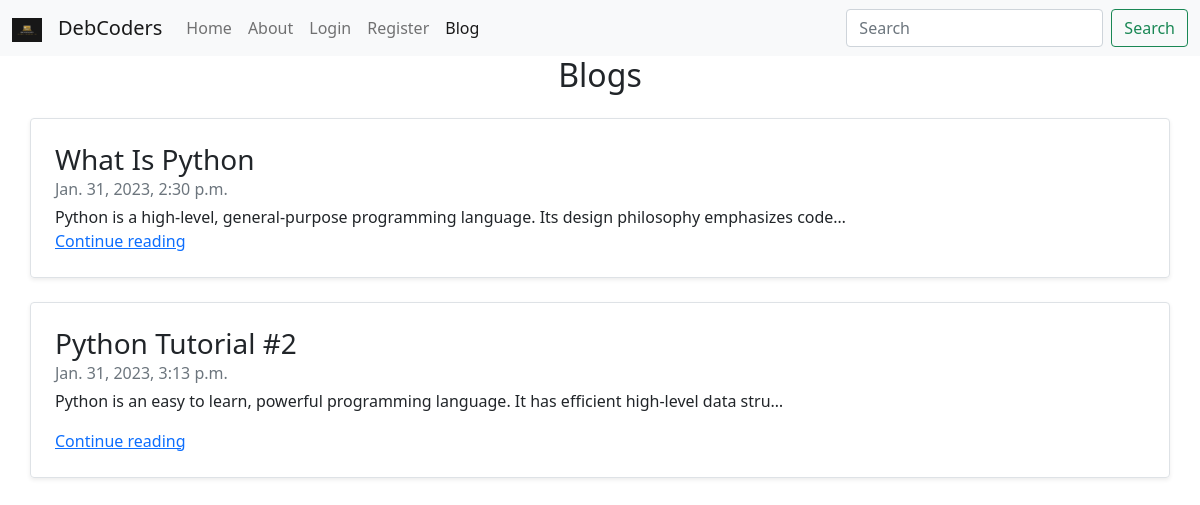
Page /blog on the committed database.
### home/models.py (models this page shows, shortened)
class Post(models.Model):
    sno = models.AutoField(primary_key=True)
    title = models.CharField(max_length=255)
    content = models.TextField()
    timeStampt = models.DateTimeField(blank=True)

### home/views.py (the view)
# urls.py: path('blog', views.blog, name='blog'),
def blog(request):
    allPosts = Post.objects.all()
    context = {'allPosts' : allPosts}
    return render(request, 'blog.html', context)

### templates/blog.html (shortened to what this page needs)
{% extends 'base.html' %}
{% block blog_active %} active {% endblock %}
{% block content %}
<div class="container-fluid">
    <h2 class="text-center">Blogs</h2>
    {% for post in allPosts %}
    <div class="container my-3">
        <div
            class="row no-gutters border rounded overflow-hidden flex-md-row mb-4 shadow-sm h-md-250 my-4 position-relative">
            <div class="col p-4 d-flex flex-column position-static">
                <h3 class="mb-0">{{post.title}}</h3>
                <div class="mb-1 text-muted">{{post.timeStampt}}</div>
                <p class="card-text mb-auto">{{post.content | truncatechars:100 | safe}}</p>
                <a href="/blogPost/{{post.sno}}" class="stretched-link">Continue reading</a>
            </div>
        </div>
    </div>
    {% endfor %}
</div>
{% endblock %}

### templates/base.html (shortened to what this page needs)
<!doctype html>
<html lang="en">
<head>
    {% load static %}
    <link href="https://cdn.jsdelivr.net/npm/bootstrap@5.0.2/dist/css/bootstrap.min.css" rel="stylesheet"
>
    <link rel="stylesheet" href="https://cdnjs.cloudflare.com/ajax/libs/font-awesome/6.2.1/css/all.min.css" />
</head>
<body>
    <nav class="navbar navbar-expand-lg navbar-light bg-light">
        <div class="container-fluid">
            <a href="/" class="navbar-brand" href="#">
                <img src="{% static 'HCoders.png' %}" alt="" width="30" height="24">
            </a>
            <a class="navbar-brand" href="/">DebCoders</a>
            <div class="collapse navbar-collapse" id="navbarSupportedContent">
                <ul class="navbar-nav me-auto mb-2 mb-lg-0">
                    <li class="nav-item">
                        <a class="nav-link {% block home_active %}  {% endblock %}" aria-current="page"
                            href="/">Home</a>
                    </li>
                    <li class="nav-item">
                        <a class="nav-link {% block about_active %} {% endblock %}" href="/about">About</a>
                    </li>
                    {% if user.is_authenticated %}
                    {% else %}
                    <li class="nav-item">
                        <a class="nav-link {% block login_active %} {% endblock %}" href="/login">Login</a>
                    </li>
                    <li class="nav-item">
                        <a class="nav-link {% block register_active %} {% endblock %}" href="/register">Register</a>
                    </li>
                    {% endif %}
                    <li class="nav-item">
                        <a class="nav-link {% block blog_active %} {% endblock %}" href="/blog">Blog</a>
                    </li>
                </ul>
                <form class="d-flex" method="get" action="/search">
                    <input class="form-control me-2" type="search" placeholder="Search" aria-label="Search" name="search" id="search">
                    <button class="btn btn-outline-success" type="submit">Search</button>
                </form>
            </div>
    </nav>
    {% block content %}
    {% endblock %}
</body>
</html>

### rows in the picture
Post: title "What Is Python", timeStampt "Jan. 31, 2023, 2:30 p.m.", content "Python is a high-level, general-purpose programming language. Its design philosophy emphasizes code…"
Post: title "Python Tutorial #2", timeStampt "Jan. 31, 2023, 3:13 p.m.", content "Python is an easy to learn, powerful programming language. It has efficient high-level data stru…"
